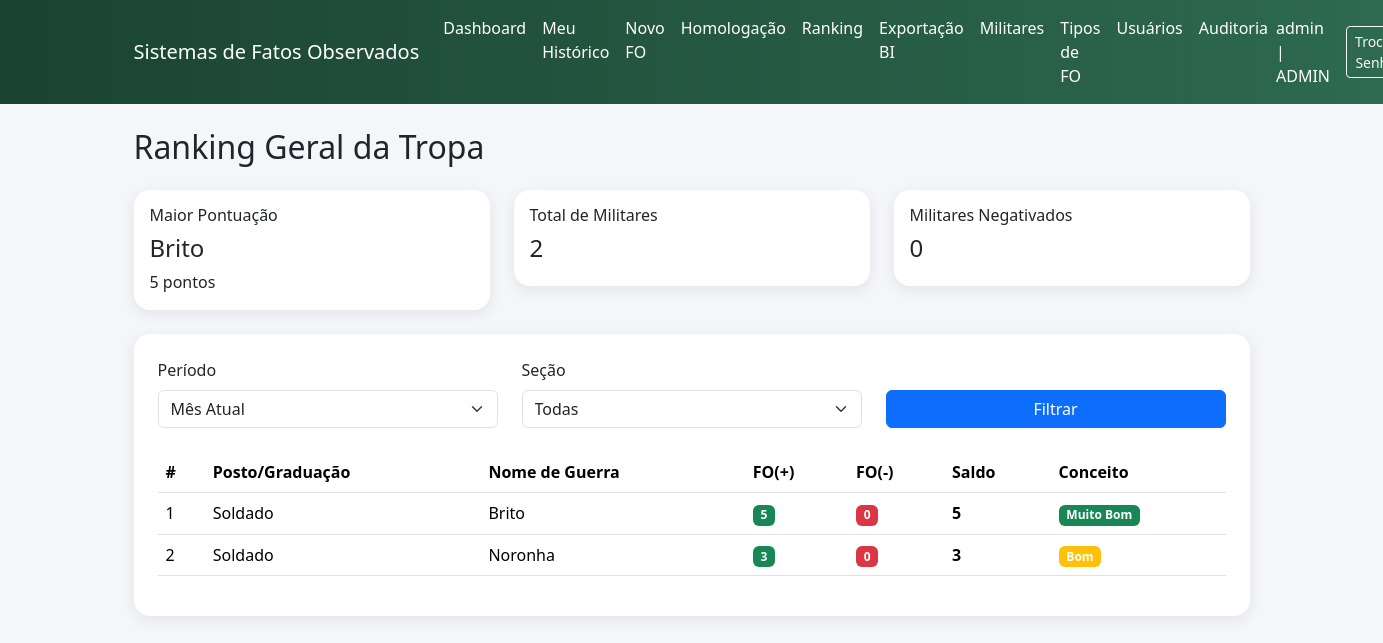
/fo/ranking (signed in), run on the app's committed database.
### app/fo/models.py (models this page shows)
class Usuario(db.Model, UserMixin):
    __tablename__ = "usuarios"
    id = db.Column(db.Integer, primary_key=True)
    username = db.Column(db.String(80), unique=True, nullable=False)
    senha_hash = db.Column(db.String(128), nullable=False)
    perfil = db.Column(
        db.String(20),
        nullable=False,
        default="USUARIO"
    )
    militar_id = db.Column(
        db.Integer,
        db.ForeignKey("militares.id", ondelete="RESTRICT"),
        nullable=True
    )
    militar = db.relationship("Militar")

class Militar(db.Model):
    __tablename__ = "militares"
    id = db.Column(db.Integer, primary_key=True)
    nome_guerra = db.Column(db.String(120), nullable=False)
    identidade_militar = db.Column(db.String(30), unique=True, nullable=False)
    id_posto_graduacao = db.Column(
        db.Integer,
        db.ForeignKey("posto_graduacao.id", ondelete="RESTRICT"),
        nullable=False
    )
    data_de_praca = db.Column(db.Date, nullable=False)
    id_secao = db.Column(
        db.Integer,
        db.ForeignKey("secoes.id", ondelete="RESTRICT"),
        nullable=False
    )
    foto_url = db.Column(db.String(255), nullable=True)
    ativo = db.Column(db.Boolean, default=True, nullable=False)
    posto_graduacao = db.relationship("PostoGraduacao")
    secao = db.relationship("Secao")

### app/fo/routes.py (the view)
@fo_bp.route("/ranking")
@login_required
def ranking():
    periodo = request.args.get("periodo", "mes")
    secao_id = request.args.get("secao_id", type=int)
    query = db.session.query(
        Militar.id.label("militar_id"),
        Militar.nome_guerra.label("nome_guerra"),
        Militar.id_posto_graduacao.label("id_posto_graduacao"),
        PostoGraduacao.nome.label("posto_grad"),
        Militar.data_de_praca.label("data_de_praca"),
        func.sum(
            case(
                (FatoObservado.sinal == "POSITIVO", FatoObservado.pontos),
                else_=0
            )
        ).label("pontos_positivos"),
        func.sum(
            case(
                (FatoObservado.sinal == "NEGATIVO", FatoObservado.pontos),
                else_=0
            )
        ).label("pontos_negativos")
    ).join(
        FatoObservado,
        FatoObservado.militar_id == Militar.id
    ).join(
        PostoGraduacao,
        Militar.id_posto_graduacao == PostoGraduacao.id
    ).filter(
        FatoObservado.status == "Publicado"
    )
    if secao_id:
        query = query.filter(Militar.id_secao == secao_id)
    query = query.group_by(
        Militar.id,
        Militar.nome_guerra,
        Militar.id_posto_graduacao,
        Militar.data_de_praca,
        PostoGraduacao.nome
    )
    resultados = query.all()
    ranking_lista = []
    for item in resultados:
        positivos = item.pontos_positivos or 0
        negativos = item.pontos_negativos or 0
        saldo = positivos - negativos
        if saldo > 10:
            conceito = "Excelente"
            badge = "primary"
        elif 5 <= saldo <= 10:
            conceito = "Muito Bom"
            badge = "success"
        elif 0 <= saldo <= 5:
            conceito = "Bom"
            badge = "warning"
        else:
            conceito = "Insuficiente"
            badge = "danger"
        ranking_lista.append({
            "militar_id": item.militar_id,
            "nome_guerra": item.nome_guerra,
            "posto_grad": item.posto_grad,
            "qtd_positivo": positivos,
            "qtd_negativo": negativos,
            "saldo": saldo,
            "conceito": conceito,
            "badge": badge,
            "id_posto_graduacao": item.id_posto_graduacao,
            "data_de_praca": item.data_de_praca
        })
    ranking_lista.sort(
        key=lambda x: (
            -x["saldo"],
            x["id_posto_graduacao"],
            x["data_de_praca"]
        )
    )
    secoes = Secao.query.order_by(Secao.nome.asc()).all()
    return render_template(
        "fo/ranking.html",
        ranking=ranking_lista,
        periodo=periodo,
        secoes=secoes
        )

### app/templates/fo/ranking.html (shortened to what this page needs)
{% extends "base.html" %}
{% block content %}
<h2 class="mb-4">Ranking Geral da Tropa</h2>
<div class="row mb-4">
    <div class="col-md-4">
        <div class="card card-glass p-3">
            <h6>Maior Pontuação</h6>
            {% if ranking %}
                <h4>
                    {{ ranking[0].nome_guerra }}
                </h4>
                <p class="mb-0">
                    {{ ranking[0].saldo }} pontos
                </p>
            {% else %}
                <p>Nenhum dado.</p>
            {% endif %}
        </div>
    </div>
    <div class="col-md-4">
        <div class="card card-glass p-3">
            <h6>Total de Militares</h6>
            <h4>{{ ranking|length }}</h4>
        </div>
    </div>
    <div class="col-md-4">
        <div class="card card-glass p-3">
            <h6>Militares Negativados</h6>
            <h4>
                {{ ranking | selectattr('saldo', 'lt', 0) | list | length }}
            </h4>
        </div>
    </div>
</div>
<div class="card card-glass p-4">
    <form method="GET" class="row mb-4">
        <div class="col-md-4">
            <label class="form-label">Período</label>
            <select name="periodo" class="form-select">
                <option value="mes"
                    {% if periodo == 'mes' %}selected{% endif %}>
                    Mês Atual
                </option>
            </select>
        </div>
        <div class="col-md-4">
            <label class="form-label">Seção</label>
            <select name="secao_id" class="form-select">
                <option value="">Todas</option>
            </select>
        </div>
        <div class="col-md-4 d-flex align-items-end">
            <button class="btn btn-primary w-100">
                Filtrar
            </button>
        </div>
    </form>
    {% if ranking %}
    <div class="table-responsive">
        <table class="table table-hover align-middle">
            <thead>
                <tr>
                    <th>#</th>
                    <th>Posto/Graduação</th>
                    <th>Nome de Guerra</th>
                    <th>FO(+)</th>
                    <th>FO(-)</th>
                    <th>Saldo</th>
                    <th>Conceito</th>
                </tr>
            </thead>
            <tbody>
                {% for militar in ranking %}
                <tr>
                    <td>
                        {{ loop.index }}
                    </td>
                    <td>
                        {{ militar.posto_grad }}
                    </td>
                    <td>
                        {{ militar.nome_guerra }}
                    </td>
                    <td>
                        <span class="badge bg-success">
                            {{ militar.qtd_positivo }}
                        </span>
                    </td>
                    <td>
                        <span class="badge bg-danger">
                            {{ militar.qtd_negativo }}
                        </span>
                    </td>
                    <td>
                        <strong>
                            {{ militar.saldo }}
                        </strong>
                    </td>
                    <td>
                        <span class="badge bg-{{ militar.badge }}">
                            {{ militar.conceito }}
                        </span>
                    </td>
                </tr>
                {% endfor %}
            </tbody>
        </table>
    </div>
    {% else %}
    <div class="alert alert-warning">
        Nenhum resultado encontrado.
    </div>
    {% endif %}
</div>
{% endblock %}

### app/templates/base.html (shortened to what this page needs)
<!DOCTYPE html>
<html lang="pt-BR">
<head>
    <link href="https://cdn.jsdelivr.net/npm/bootstrap@5.3.3/dist/css/bootstrap.min.css" rel="stylesheet">
</head>
<body>
<nav class="navbar navbar-expand-lg navbar-dark navbar-custom mb-4">
    <div class="container">
        <a class="navbar-brand"
            href="{{ url_for('fo.dashboard' )}}">
        Sistemas de Fatos Observados
        </a>
        <div class="collapse navbar-collapse"
            id="navbarNav">
            {% if current_user.is_authenticated %}
            <ul class="navbar-nav me-auto">
                <li class="nav-item">
                    <a class="nav-link" href="{{ url_for('fo.dashboard') }}">
                        Dashboard
                    </a>
                </li>
                {% if current_user.perfil in ["USUARIO", "LANCADOR", "ADMIN"] %}
                    <li class="nav-item">
                        <a class="nav-link" href="{{ url_for('fo.meu_historico') }}">
                            Meu Histórico
                        </a>
                    </li>
                {% endif %}
                {% if current_user.perfil in ["LANCADOR", "HOMOLOGADOR", "ADMIN"] %}
                    <li class="nav-item">
                        <a class="nav-link" href="{{ url_for('fo.novo_fo') }}">
                            Novo FO
                        </a>
                    </li>
                    <li class="nav-item">
                        <a class="nav-link" href="{{ url_for('fo.homologacao') }}">
                            Homologação
                        </a>
                    </li>
                {% endif %}
                {% if current_user.perfil in ["USUARIO", "LANCADOR", "HOMOLOGADOR", "ADMIN"] %}
                    <li class="nav-item">
                        <a class="nav-link" href="{{ url_for('fo.ranking') }}">
                            Ranking
                        </a>
                    </li>
                {% endif %}
                {% if current_user.perfil in ["BOLETIM", "ADMIN"] %}
                    <li class="nav-item">
                        <a class="nav-link" href="{{ url_for('fo.exportacao') }}">
                            Exportação BI
                        </a>
                    </li>
                {% endif %}
                {% if current_user.perfil in ["CADASTRADOR", "ADMIN"] %}
                    <li class="nav-item">
                        <a class="nav-link" href="{{ url_for('fo.admin_militares') }}">
                            Militares
                        </a>
                    </li>
                {% endif %}
                {% if current_user.perfil == "ADMIN" %}
                    <li class="nav-item">
                        <a class="nav-link" href="{{ url_for('fo.admin_tipos') }}">
                            Tipos de FO
                        </a>
                    </li>
                    <li class="nav-item">
                        <a class="nav-link" href="{{ url_for('fo.admin_usuarios') }}">
                            Usuários
                        </a>
                    </li>
                    <li class="nav-item">
                        <a class="nav-link" href="{{ url_for('fo.admin_auditoria') }}">
                            Auditoria
                        </a>
                    </li>
                {% endif %}
            </ul>
            <div class="d-flex align-items-center gap-3">
                <span class="navbar-text">
                    {{ current_user.username }} | {{ current_user.perfil }}
                </span>
                <a class="btn btn-outline-light btn-sm"
                href="{{ url_for('auth.trocar_senha') }}">
                Trocar Senha
                </a>
            </div>
            {% endif %}
        </div>
    </div>
</nav>
<div class="toast-container position-fixed top-0 end-0 p-3"
     style="z-index: 9999;">
</div>
<main class="container">
    {% block content %}{% endblock %}
</main>
</body>
</html>

### app/templates/base.html (style rules this page uses)
body { background: #f4f6f9; }
.navbar-custom { background: linear-gradient(90deg, #1b4332, #2d6a4f); }
.navbar-brand, .nav-link, .navbar-text { color:white !important; }
.card-glass { border-radius: 16px; border:none; box-shadow: 0 4px 15px rgba(0,0,0,0.08); }

### data on the page
Usuario: username "admin", perfil "ADMIN"
Militar: nome_guerra "Brito", posto_grad "Soldado", qtd_positivo "5", qtd_negativo "0", saldo "5", conceito "Muito Bom"
Militar: posto_grad "Soldado", nome_guerra "Noronha", qtd_positivo "3", qtd_negativo "0", saldo "3", conceito "Bom"

### other printed values
{{ ranking[0].saldo }} "5"
{{ ranking|length }} "2"
{{ ranking | selectattr('saldo', 'lt', 0) | list | length }} "0"
